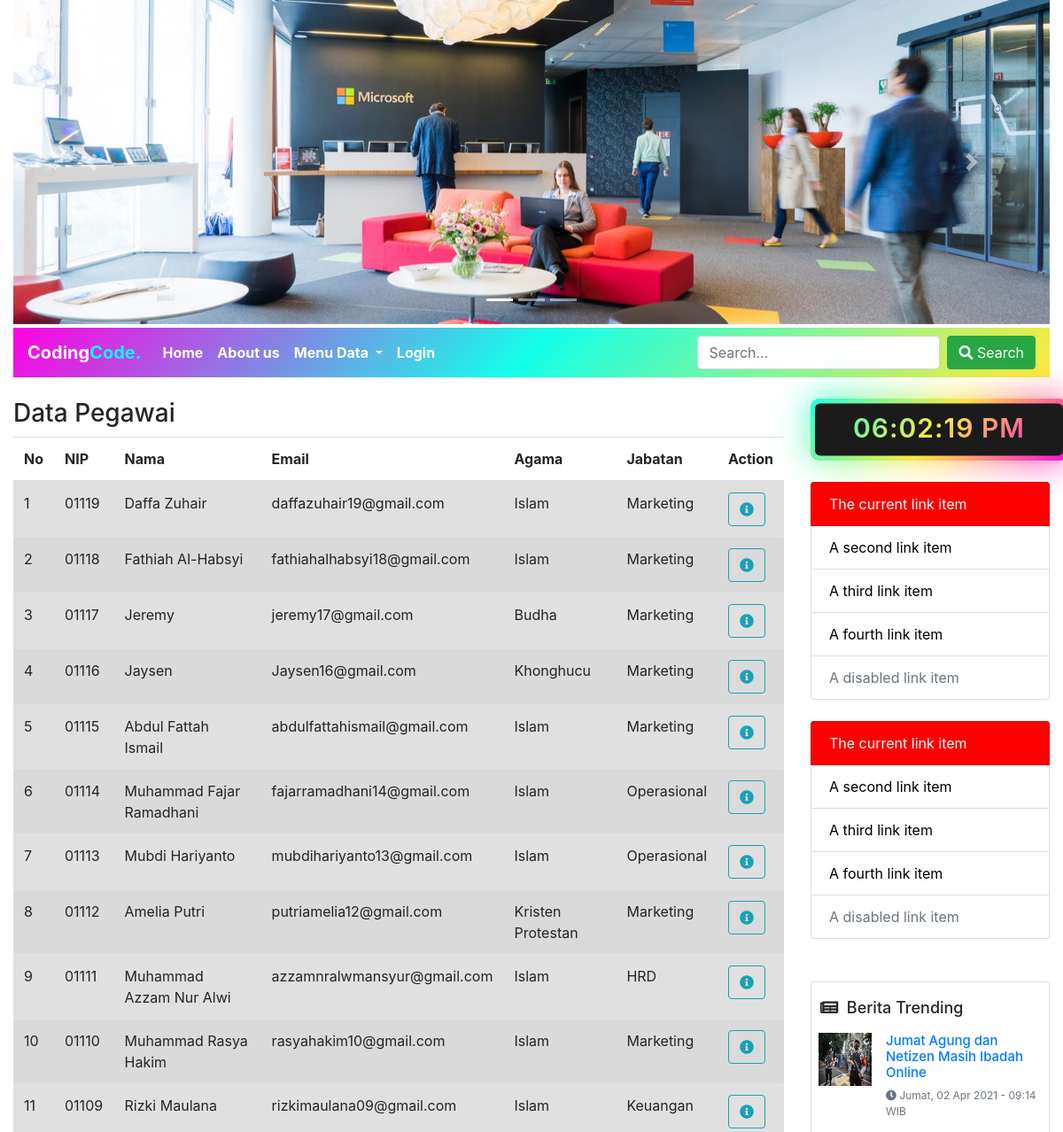
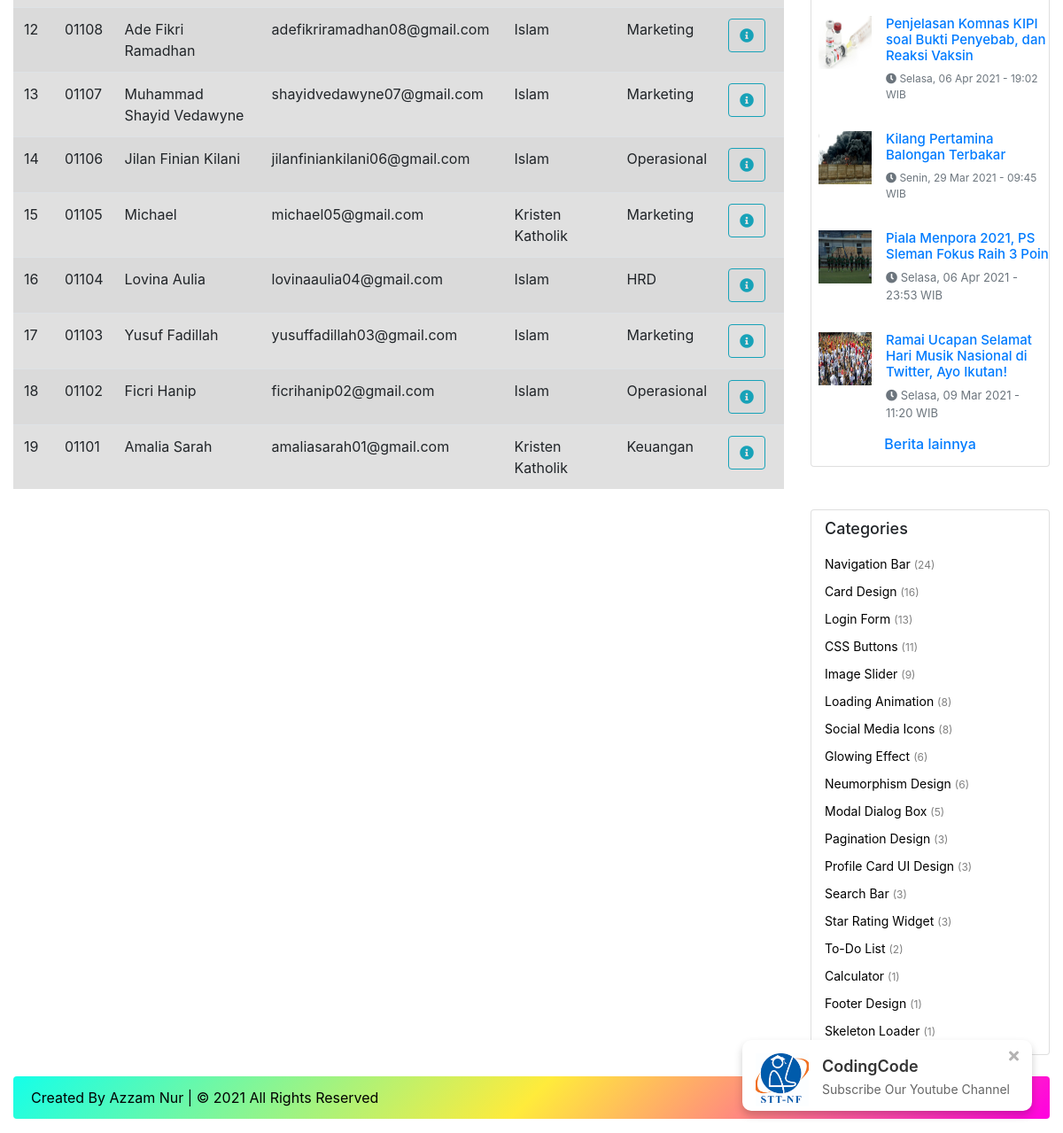
Screenshot of /index.php?hal=dataPegawai with the database file from the repository (2 pictures, top to bottom).
### tables this page shows
CREATE TABLE `pegawai` (
  `id` int(11) NOT NULL,
  `nip` varchar(5) NOT NULL,
  `nama` varchar(50) NOT NULL,
  `email` varchar(30) NOT NULL,
  `agama` enum('Islam','Kristen Katholik','Hindu','Budha','Kristen Protestan','Khonghucu') NOT NULL,
  `iddivisi` int(11) NOT NULL,
  `foto` varchar(30) DEFAULT NULL
);

CREATE TABLE `divisi` (
  `id` int(11) NOT NULL,
  `nama` varchar(45) NOT NULL
);

### models/Pegawai.php (called while the page is built, shortened)
<?php
class Pegawai
{
    private $koneksi;
    public function __construct()
    {
        global $dbh;
        $this->koneksi = $dbh;
    }
    public function dataPegawai()
    {
        $sql = "SELECT pegawai.*, divisi.nama AS jabatan FROM pegawai
                INNER JOIN divisi ON divisi.id = pegawai.iddivisi
                ORDER BY pegawai.id DESC";
        $ps = $this->koneksi->prepare($sql);
        $ps->execute();
        $rs = $ps->fetchALL();
        return $rs;
    }
}

### dataPegawai.php (the view, shortened to what this page needs)
<?php
require_once 'models/Pegawai.php';
$obj = new Pegawai();
$rs = $obj->dataPegawai();
?>
<h3 style="margin-bottom: 10px;">Data Pegawai</h3>
<table class="table table-striped">
    <thead>
        <tr>
            <th scope="col">No</th>
            <th scope="col">NIP</th>
            <th scope="col">Nama</th>
            <th scope="col">Email</th>
            <th scope="col">Agama</th>
            <th scope="col">Jabatan</th>
            <th scope="col">Action</th>
        </tr>
    </thead>
    <tbody>
        <?php
        $no = 1;
        foreach ($rs as $pegwa) {
        ?>
            <tr class="table-active">
                <td><?= $no; ?></td>
                <td><?= $pegwa['nip']; ?></td>
                <td><?= $pegwa['nama']; ?></td>
                <td><?= $pegwa['email']; ?></td>
                <td><?= $pegwa['agama']; ?></td>
                <td><?= $pegwa['jabatan']; ?></td>
                <td>
                    <form method="POST" action="controllers/pegawaiController.php">
                        <a href="index.php?hal=detailPegawai&id=<?= $pegwa['id']; ?>" class="btn btn-outline-info" title="klik untuk melihat secara detail"><i class="fas fa-info-circle"></i></a>
                    </form>
                </td>
            </tr>
        <?php
            $no++;
        }
        ?>
    </tbody>
</table>

### kode_awal.php (shortened to what this page needs)
<!DOCTYPE html>
<html lang="en">
<head>
    <link href="css/bootstrap.min.css" rel="stylesheet">
    <link rel="stylesheet" href="https://cdnjs.cloudflare.com/ajax/libs/font-awesome/5.15.3/css/all.min.css" />
    <link href="css/style.css" rel="stylesheet">
</head>
<body>
    <div class="containerr">
        <div class="boxx">
            <label for="hidee"><i class="fas fa-times"></i></label>
            <div class="logoo">
                <img src="img/nf.png" alt="">
            </div>
            <div class="rightt">
                <div class="textt-1"><a href="https://www.youtube.com/channel/UCt0Mb2GVb2pQi8X0D1Pow6w?sub_confirmation=1" title="Subscribe Yukk  :)">CodingCode</div></a>
                <div class="textt-2">Subscribe Our Youtube Channel</div>
            </div>
        </div>
    </div>
    <div class="container-fluid">

### header.php (shortened to what this page needs)
<div class="row">
    <div class="col-md-12">
        <div id="carouselExampleIndicators" class="carousel slide" data-ride="carousel">
            <ol class="carousel-indicators">
                <li data-target="#carouselExampleIndicators" data-slide-to="0" class="active"></li>
                <li data-target="#carouselExampleIndicators" data-slide-to="1"></li>
                <li data-target="#carouselExampleIndicators" data-slide-to="2"></li>
            </ol>
            <div class="carousel-inner">
                <div class="carousel-item active">
                    <img src="img/h1.jpg" class="d-block w-100" alt="...">
                </div>
            </div>
            <a class="carousel-control-prev" href="#carouselExampleIndicators" role="button" data-slide="prev">
                <span class="carousel-control-prev-icon" aria-hidden="true"></span>
            </a>
            <a class="carousel-control-next" href="#carouselExampleIndicators" role="button" data-slide="next">
                <span class="carousel-control-next-icon" aria-hidden="true"></span>
            </a>
        </div>
    </div>
</div>

### menu.php (shortened to what this page needs)
<div class="row">
    <div class="col-md-12 mt-1">
        <nav class="navbar navbar-expand-lg navbar-light bg-light">
            <a class="navbar-brand" href="index.php" title="code by azzam nur">Coding<span>Code.</span></a>
            <div class="collapse navbar-collapse" id="navbarSupportedContent">
                <ul class="navbar-nav mr-auto">
                    <li class="nav-item">
                        <a class="nav-link" href="index.php?hal=home" title="home">Home</a>
                    </li>
                    <li class="nav-item">
                        <a class="nav-link" href="index.php?hal=aboutUs" title="about us">About us</a>
                    </li>
                    <li class="nav-item dropdown">
                        <a class="nav-link dropdown-toggle" href="#" id="navbarDropdown" role="button" data-toggle="dropdown" aria-haspopup="true" aria-expanded="false">
                            Menu Data
                        </a>
                    </li>
                    <?php
                    $member = $_SESSION['MEMBER'];
                    if (!isset($member)) {
                    ?>
                        <li class="nav-item">
                            <a class="nav-link" href="index.php?hal=login" title="silahkan login!">Login</a>
                        </li>
                    <?php
                    }
                    ?>
                </ul>
                <form class="form-inline my-2 my-lg-0">
                    <input class="form-control mr-sm-2" type="text" name="keyword" placeholder="Search..." autocomplete="off">
                    <button class="btn btn-success my-2 my-sm-0" type="submit"><i class="fa fa-search" aria-hidden="true"></i> Search</button>
                </form>
            </div>
        </nav>
    </div>
</div>

### index.php (shortened to what this page needs)
<?php
include_once 'kode_awal.php';
include_once 'header.php';
include_once 'menu.php';
echo '<br>';
include_once 'main.php';
include_once 'sidebar.php';
echo '<br>';
include_once 'footer.php';
include_once 'kode_akhir.php';

### main.php
<div class="row">
    <div class="col-md-9">
        <?php
        $hal = $_REQUEST['hal'];
        if (!empty($hal)) {
            include_once $hal . '.php';
        } else {
            include_once 'home.php';
        }
        ?>
    </div>

### sidebar.php (shortened to what this page needs)
<div class="col-md-3">
    <div class="wrapperr mb-4">
        <div class="displayy">
            <div id="time">
            </div>
        </div>
    </div>
    <div class="list-group">
        <a href="" class="list-group-item list-group-item-action active" aria-current="true">
            The current link item
        </a>
        <a href="" class="list-group-item list-group-item-action">A second link item</a>
        <a href="" class="list-group-item list-group-item-action">A third link item</a>
        <a href="" class="list-group-item list-group-item-action">A fourth link item</a>
        <a href="" class="list-group-item list-group-item-action disabled" tabindex="-1" aria-disabled="true">A disabled link item</a>
    </div>
    <div class="list-group mb-5 mt-4">
        <a href="" class="list-group-item list-group-item-action active" aria-current="true">
            The current link item
        </a>
        <a href="" class="list-group-item list-group-item-action">A second link item</a>
        <a href="" class="list-group-item list-group-item-action">A third link item</a>
        <a href="" class="list-group-item list-group-item-action">A fourth link item</a>
        <a href="" class="list-group-item list-group-item-action disabled" tabindex="-1" aria-disabled="true">A disabled link item</a>
    </div>
    <div class="card">
        <div class="media mt-2">
            <div style="padding:10px;">
                <h3 style="margin:0; font-size:18px; font-weight: 500;"><i class="fa fa-newspaper"></i> &nbsp;Berita Trending</h3>
            </div>
        </div>
        <div class="media mt-2 mb-3">
            <img src="img/Berita/b1.jpeg" class="mr-3 ml-2" width="60" height="60" alt="...">
            <div class="media-body">
                <h5 style="font-size: 15px;"><a href="https://inet.detik.com/cyberlife/d-5517501/jumat-agung-dan-goodfriday-trending-netizen-masih-ibadah-online?_ga=2.54108456.164932460.1617733893-738585147.1606869072">
                        Jumat Agung dan Netizen Masih Ibadah Online</a></h5>
                <p class="text-muted mt-1" style="font-size: 12px;"><span><i class="fas fa-clock"></i> Jumat, 02 Apr 2021 - 09:14 WIB</span></p>
            </div>
        </div>
        <div class="media mb-3">
            <img src="img/Berita/b2.jpg" class="mr-3 ml-2" width="60" height="60" alt="...">
            <div class="media-body">
                <h5 style="font-size: 15px;"><a href="https://www.kompas.com/tren/read/2021/04/06/190200165/penjelasan-komnas-kipi-soal-bukti-penyebab-dan-reaksi-vaksin-covid-19">
                        Penjelasan Komnas KIPI soal Bukti Penyebab, dan Reaksi Vaksin</a></h5>
                <p class="text-muted mt-1" style="font-size: 12px;"><span><i class="fas fa-clock"></i> Selasa, 06 Apr 2021 - 19:02 WIB</span></p>
            </div>
        </div>
        <div class="media mb-3">
            <img src="img/Berita/b3.jpeg" class="mr-3 ml-2" width="60" height="60" alt="...">
            <div class="media-body">
                <h5 style="font-size: 15px;"><a href="https://news.detik.com/berita-jawa-barat/d-5513675/kebakaran-kilang-pertamina-indramayu-27-orang-selesai-dirawat?_ga=2.12682551.164932460.1617733893-738585147.1606869072">
                        Kilang Pertamina Balongan Terbakar</a></h5>
                <p class="text-muted mt-1" style="font-size: 12px;"><span><i class="fas fa-clock"></i> Senin, 29 Mar 2021 - 09:45 WIB</span></p>
            </div>
        </div>
        <div class="media mb-3">
            <img src="img/Berita/b4.jpg" class="mr-3 ml-2" width="60" height="60" alt="...">
            <div class="media-body">
                <h5 style="font-size: 15px;"><a href="https://bola.kompas.com/read/2021/04/06/23530078/piala-menpora-2021-ps-sleman-fokus-raih-3-poin">
                        Piala Menpora 2021, PS Sleman Fokus Raih 3 Poin</a></h5>
                <p class="text-muted mt-1" style="font-size: 13px;"><span><i class="fas fa-clock"></i> Selasa, 06 Apr 2021 - 23:53 WIB</span></p>
            </div>
        </div>
        <div class="media">
            <img src="img/Berita/b5.jpeg" class="mr-3 ml-2" width="60" height="60" alt="...">
            <div class="media-body">
                <h5 style="font-size: 15px;"><a href="https://inet.detik.com/cyberlife/d-5486577/ramai-ucapan-selamat-hari-musik-nasional-di-twitter-ayo-ikutan?_ga=2.209758741.164932460.1617733893-738585147.1606869072">
                        Ramai Ucapan Selamat Hari Musik Nasional di Twitter, Ayo Ikutan!</a></h5>
                <p class="text-muted mt-1" style="font-size: 13px;"><span><i class="fas fa-clock"></i> Selasa, 09 Mar 2021 - 11:20 WIB</span></p>
            </div>
        </div>
        <h6 align="center" style="margin-bottom:15px;"><a href="#">Berita lainnya</a></h6>
    </div>
    <div class="card mt-5">
        <h4 style="margin-left:15px; font-size:18px; margin-top: 10px; font-weight: 500;">Categories</h4>
        <a href="#" class="kategori">Navigation Bar <span>(24)</span></a>
        <a href="#" class="kategori">Card Design <span>(16)</span></a>
        <a href="#" class="kategori">Login Form <span>(13)</span></a>
        <a href="#" class="kategori">CSS Buttons <span>(11)</span></a>
        <a href="#" class="kategori">Image Slider <span>(9)</span></a>
        <a href="#" class="kategori">Loading Animation <span>(8)</span></a>
        <a href="#" class="kategori">Social Media Icons <span>(8)</span></a>
        <a href="#" class="kategori">Glowing Effect <span>(6)</span></a>
        <a href="#" class="kategori">Neumorphism Design <span>(6)</span></a>
        <a href="#" class="kategori">Modal Dialog Box <span>(5)</span></a>
        <a href="#" class="kategori">Pagination Design <span>(3)</span></a>
        <a href="#" class="kategori">Profile Card UI Design <span>(3)</span></a>
        <a href="#" class="kategori">Search Bar <span>(3)</span></a>
        <a href="#" class="kategori">Star Rating Widget <span>(3)</span></a>
        <a href="#" class="kategori">To-Do List <span>(2)</span></a>
        <a href="#" class="kategori">Calculator <span>(1)</span></a>
        <a href="#" class="kategori">Footer Design <span>(1)</span></a>
        <a href="#" class="kategori mb-3">Skeleton Loader <span>(1)</span></a>
    </div>
</div>
</div>

### footer.php
<div class="row">
    <div class="col-md-12">
        <div class="alert alert-primary" role="alert">
            Created By Azzam Nur | &#169; 2021 All Rights Reserved
        </div>
    </div>
</div>

### kode_akhir.php (shortened to what this page needs)
</div>
</body>
</html>

### css/style.css (style rules this page uses)
.containerr { position: fixed; z-index: 999; right: 35px; bottom: 25px; }
.containerr .boxx { background: white; display: flex; align-items: center; border-radius: 10px; padding: 15px 25px 5px 15px; box-shadow: 0 5px 10px rgba(0, 0, 0, 0.2); position: relative; animation: show_box 0.8s ease forwards; }
.containerr .boxx i { position: fixed; right: 15px; top: 10px; color: rgb(180, 179, 179); cursor: pointer; transition: all 0.3s ease; }
.containerr .logoo { height: 60px; width: 60px; margin-right: 15px; }
.containerr .logoo img { height: 100%; width: 100%; object-fit: cover; }
.boxx .rightt { display: flex; flex-direction: column; }
.boxx .rightt .textt-1 a { font-size: 18px; font-weight: 600; color: #333; }
.boxx .rightt .textt-2 { font-size: 14px; color: #666; margin: 2px 0 8px 0; }
.kategori { margin-left: 15px; font-size: 14px; color: black; margin-top: 10px; }
.kategori span { color: gray; font-size: 12px; }
.wrapperr { height: 70px; width: 325px; position: relative; background: linear-gradient(135deg, #14ffe9, #ffeb3b, #ff00e0); border-radius: 10px; cursor: default; animation: animate 1.5s linear infinite; }
.wrapperr .displayy, .wrapperr span { position: absolute; top: 50%; left: 50%; transform: translate(-50%, -50%); }
.wrapperr .displayy { z-index: 999; height: 59px; width: 315px; background: #1b1b1b; border-radius: 6px; text-align: center; }
.displayy #time { line-height: 55px; color: #fff; font-size: 30px; font-weight: 600; letter-spacing: 1px; background: linear-gradient(135deg, #14ffe9, #ffeb3b, #ff00e0); -webkit-background-clip: text; -webkit-text-fill-color: transparent; animation: animate 1.5s linear infinite; }
@media (max-width:1280px) { .wrapperr { width: 290px; } }
@media (max-width:1280px) { .wrapperr .displayy { width: 280px; } }

### rows the page displays
pegawai: nip "01119", nama "Daffa Zuhair", email "daffazuhair19@gmail.com", agama "Islam", iddivisi.nama "Marketing"
pegawai: nip "01118", nama "Fathiah Al-Habsyi", email "fathiahalhabsyi18@gmail.com", agama "Islam", iddivisi.nama "Marketing"
pegawai: nip "01117", nama "Jeremy", email "jeremy17@gmail.com", agama "Budha", iddivisi.nama "Marketing"
pegawai: nip "01116", nama "Jaysen", email "Jaysen16@gmail.com", agama "Khonghucu", iddivisi.nama "Marketing"
pegawai: nip "01115", nama "Abdul Fattah Ismail", email "abdulfattahismail@gmail.com", agama "Islam", iddivisi.nama "Marketing"
pegawai: nip "01114", nama "Muhammad Fajar Ramadhani", email "fajarramadhani14@gmail.com", agama "Islam", iddivisi.nama "Operasional"
pegawai: nip "01113", nama "Mubdi Hariyanto", email "mubdihariyanto13@gmail.com", agama "Islam", iddivisi.nama "Operasional"
pegawai: nip "01112", nama "Amelia Putri", email "putriamelia12@gmail.com", agama "Kristen Protestan", iddivisi.nama "Marketing"
pegawai: nip "01111", nama "Muhammad Azzam Nur Alwi", email "azzamnralwmansyur@gmail.com", agama "Islam", iddivisi.nama "HRD"
pegawai: nip "01110", nama "Muhammad Rasya Hakim", email "rasyahakim10@gmail.com", agama "Islam", iddivisi.nama "Marketing"
pegawai: nip "01109", nama "Rizki Maulana", email "rizkimaulana09@gmail.com", agama "Islam", iddivisi.nama "Keuangan"
pegawai: nip "01108", nama "Ade Fikri Ramadhan", email "adefikriramadhan08@gmail.com", agama "Islam", iddivisi.nama "Marketing"
pegawai: nip "01107", nama "Muhammad Shayid Vedawyne", email "shayidvedawyne07@gmail.com", agama "Islam", iddivisi.nama "Marketing"
pegawai: nip "01106", nama "Jilan Finian Kilani", email "jilanfiniankilani06@gmail.com", agama "Islam", iddivisi.nama "Operasional"
pegawai: nip "01105", nama "Michael", email "michael05@gmail.com", agama "Kristen Katholik", iddivisi.nama "Marketing"
pegawai: nip "01104", nama "Lovina Aulia", email "lovinaaulia04@gmail.com", agama "Islam", iddivisi.nama "HRD"
pegawai: nip "01103", nama "Yusuf Fadillah", email "yusuffadillah03@gmail.com", agama "Islam", iddivisi.nama "Marketing"
pegawai: nip "01102", nama "Ficri Hanip", email "ficrihanip02@gmail.com", agama "Islam", iddivisi.nama "Operasional"
pegawai: nip "01101", nama "Amalia Sarah", email "amaliasarah01@gmail.com", agama "Kristen Katholik", iddivisi.nama "Keuangan"
